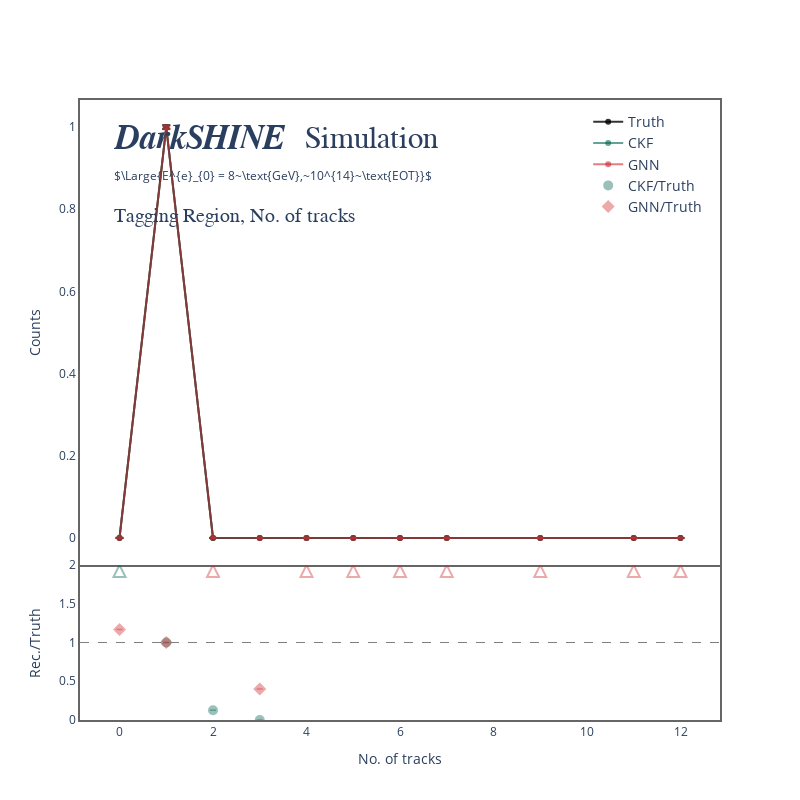
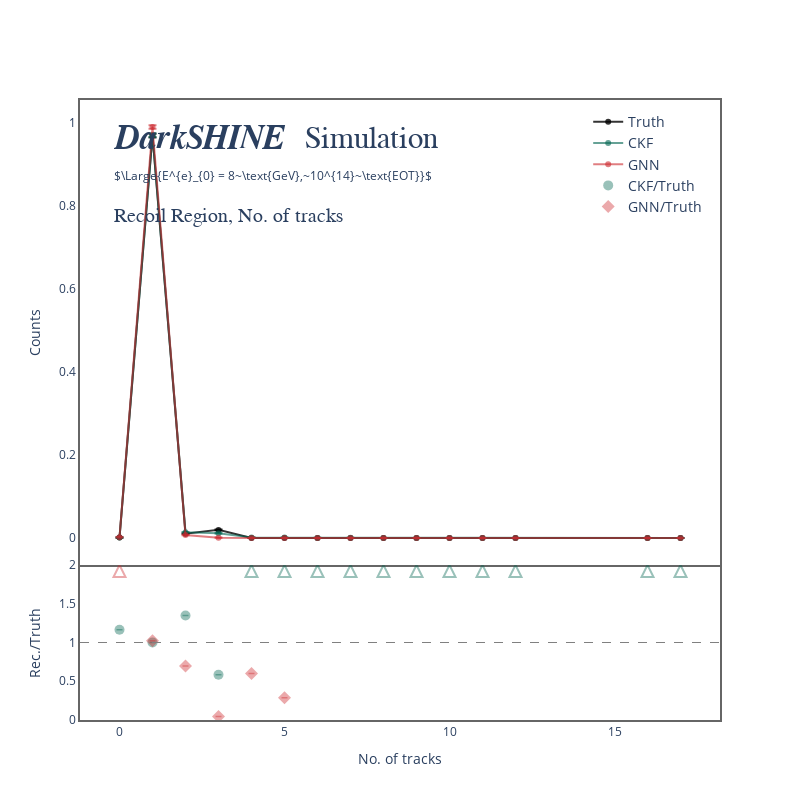
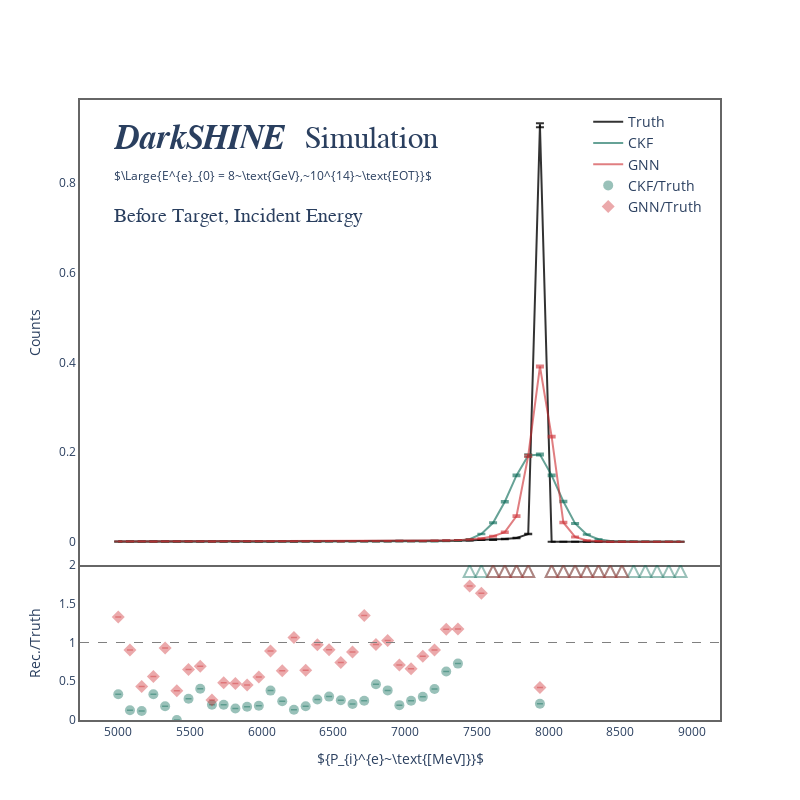
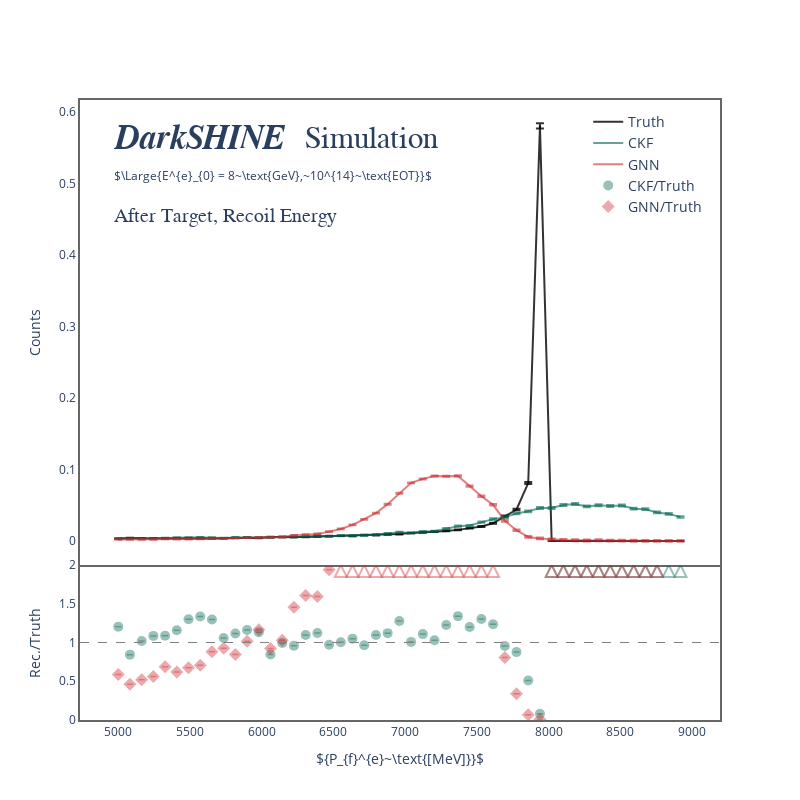

These figures' notebook cell, in order:
### Code cell
for interest in interests:
    # print(interests[interest]['df'])
    if interests[interest]['type'] in {'plain', 'difference'}:
        plot_comparison(
            x=interests[interest]["df"]["bin"],
            y0=interests[interest]["df"]["Truth"],
            y1=interests[interest]["df"]["CKF"],
            y2=interests[interest]["df"]["GNN"],
            x_label=interests[interest]["x_label"],
            annotation_text=interest,
            ratio_threshold=2.0,
            log_y=False,
        )
    if interests[interest]['type'] in {'resolution'}:
        plot_comparison(
            x=interests[interest]["df"]["bin"],
            y0=None,
            y1=interests[interest]["df"]["CKF/Truth"],
            y2=interests[interest]["df"]["GNN/Truth"],
            x_label=interests[interest]["x_label"],
            annotation_text=interest,
            ratio_threshold=2.0,
            log_y=False,
        )

### Figure 1 — Plotly figure (JSON) as saved in the notebook; plotly's stock layout.template omitted (floating-point values rounded to 4 significant figures)
{"data": [{"error_y": {"array": [4.899e-05, 0.004471, 5.657e-05, 4.472e-05, 0.0, 0.0, 0.0, 0.0, 0.0, 0.0, 0.0], "type": "data", "visible": true}, "line": {"color": "rgba(0,0,0,0.8)"}, "name": "Truth", "x": [0.0, 1.0, 2.0, 3.0, 4.0, 5.0, 6.0, 7.0, 9.0, 11.0, 12.0], "y": [0.00012, 0.9996, 0.00016, 0.0001, 0.0, 0.0, 0.0, 0.0, 0.0, 0.0, 0.0], "type": "scatter", "xaxis": "x", "yaxis": "y"}, {"error_y": {"array": [9.799e-05, 0.004471, 2e-05, 0.0, 0.0, 0.0, 0.0, 0.0, 0.0, 0.0, 0.0], "type": "data", "visible": true}, "fillcolor": "rgba(0,100,80,0.4)", "line": {"color": "rgba(0,100,80,0.6)"}, "name": "CKF", "x": [0.0, 1.0, 2.0, 3.0, 4.0, 5.0, 6.0, 7.0, 9.0, 11.0, 12.0], "y": [0.00048, 0.9995, 2e-05, 0.0, 0.0, 0.0, 0.0, 0.0, 0.0, 0.0, 0.0], "type": "scatter", "xaxis": "x", "yaxis": "y"}, {"error_y": {"array": [9.799e-05, 0.004471, 2e-05, 0.0, 0.0, 0.0, 0.0, 0.0, 0.0, 0.0, 0.0], "type": "data", "visible": true}, "fillcolor": "rgba(204,40,46,0.4)", "line": {"color": "rgba(204,40,46,0.6)"}, "name": "GNN", "x": [0.0, 1.0, 2.0, 3.0, 4.0, 5.0, 6.0, 7.0, 9.0, 11.0, 12.0], "y": [0.00014, 0.9989, 0.00054, 4e-05, 0.00014, 0.0001, 2e-05, 6e-05, 4e-05, 4e-05, 2e-05], "type": "scatter", "xaxis": "x", "yaxis": "y"}, {"error_y": {"array": [1.265e-07, 2.652e-06, null], "color": "rgba(0,100,80,0.4)", "thickness": 1.5, "type": "data", "width": 3}, "marker": {"color": "rgba(0,100,80,0.4)", "size": 10, "symbol": "circle"}, "mode": "markers", "name": "CKF/Truth", "x": [1.0, 2.0, 3.0], "y": [0.9999, 0.125, 0.0], "type": "scatter", "xaxis": "x2", "yaxis": "y2"}, {"error_y": {"array": [1.298e-05, 1.264e-07, 6.693e-06], "color": "rgba(204,40,46,0.4)", "thickness": 1.5, "type": "data", "width": 3}, "marker": {"color": "rgba(204,40,46,0.4)", "size": 10, "symbol": "diamond"}, "mode": "markers", "name": "GNN/Truth", "x": [0.0, 1.0, 3.0], "y": [1.167, 0.9992, 0.4], "type": "scatter", "xaxis": "x2", "yaxis": "y2"}, {"marker": {"color": "rgba(0,100,80,0.4)", "line": {"width": 2}, "size": 12, "symbol": "arrow-up-open"}, "mode": "markers", "name": "CKF/Truth >=2.0", "showlegend": false, "x": [0.0], "y": [2.0], "type": "scatter", "xaxis": "x2", "yaxis": "y2"}, {"marker": {"color": "rgba(204,40,46,0.4)", "line": {"width": 2}, "size": 12, "symbol": "arrow-up-open"}, "mode": "markers", "name": "GNN/Truth >=2.0", "showlegend": false, "x": [2.0, 4.0, 5.0, 6.0, 7.0, 9.0, 11.0, 12.0], "y": [2.0, 2.0, 2.0, 2.0, 2.0, 2.0, 2.0, 2.0], "type": "scatter", "xaxis": "x2", "yaxis": "y2"}], "layout": {"xaxis": {"anchor": "y", "domain": [0.0, 1.0], "matches": "x2", "showticklabels": false, "linecolor": "#666666", "gridcolor": "#d9d9d9", "zerolinecolor": "rgba(0,0,0,0)", "linewidth": 2, "showline": true, "showgrid": false, "mirror": true}, "yaxis": {"anchor": "x", "domain": [0.25, 1.0], "title": {"text": "Counts"}, "linecolor": "#666666", "zerolinecolor": "rgba(0,0,0,0)", "linewidth": 2, "mirror": true, "type": "linear"}, "xaxis2": {"anchor": "y2", "domain": [0.0, 1.0], "title": {"text": "No. of tracks"}, "linecolor": "#666666", "gridcolor": "#d9d9d9", "zerolinecolor": "rgba(0,0,0,0)", "linewidth": 2, "showline": true, "showgrid": false, "mirror": false}, "yaxis2": {"anchor": "x2", "domain": [0.0, 0.25], "title": {"text": "Rec./Truth"}, "linecolor": "#666666", "zerolinecolor": "rgba(0,0,0,0)", "linewidth": 2, "mirror": true, "range": [0, 2.0]}, "shapes": [{"line": {"color": "grey", "dash": "dash", "width": 1}, "type": "line", "x0": 0, "x1": 1, "xref": "x2 domain", "y0": 1.0, "y1": 1.0, "yref": "y2"}], "annotations": [{"font": {"family": "Cambria", "size": 34}, "showarrow": false, "text": "<i><b>DarkSHINE<b><i>", "x": 0.05, "xref": "paper", "y": 0.97, "yref": "paper"}, {"font": {"family": "Cambria", "size": 31}, "showarrow": false, "text": "Simulation", "x": 0.455, "xref": "paper", "y": 0.9663, "yref": "paper"}, {"showarrow": false, "text": "$\\Large{E^{e}_{0} = 8~\\text{GeV},~10^{14}~\\text{EOT}}$", "x": 0.05, "xref": "paper", "y": 0.895, "yref": "paper"}, {"font": {"family": "Cambria", "size": 20}, "showarrow": false, "text": "Tagging Region, No. of tracks", "x": 0.05, "xref": "paper", "y": 0.833, "yref": "paper"}], "legend": {"font": {"size": 14}, "orientation": "v", "yanchor": "top", "y": 0.99, "xanchor": "right", "x": 0.98}, "width": 800, "height": 800, "paper_bgcolor": "rgba(0,0,0,0)", "plot_bgcolor": "rgba(0,0,0,0)"}}

### Figure 2 — Plotly figure (JSON) as saved in the notebook; plotly's stock layout.template omitted (floating-point values rounded to 4 significant figures)
{"data": [{"error_y": {"array": [0.00014, 0.004401, 0.0004561, 0.0006251, 7.746e-05, 5.292e-05, 0.0, 0.0, 0.0, 0.0, 0.0, 0.0, 0.0, 0.0, 0.0], "type": "data", "visible": true}, "line": {"color": "rgba(0,0,0,0.8)"}, "name": "Truth", "x": [0.0, 1.0, 2.0, 3.0, 4.0, 5.0, 6.0, 7.0, 8.0, 9.0, 10.0, 11.0, 12.0, 16.0, 17.0], "y": [0.00098, 0.9686, 0.0104, 0.01954, 0.0003, 0.00014, 0.0, 0.0, 0.0, 0.0, 0.0, 0.0, 0.0, 0.0, 0.0], "type": "scatter", "xaxis": "x", "yaxis": "y"}, {"error_y": {"array": [0.0001511, 0.004406, 0.00053, 0.0004783, 0.0001538, 0.0001485, 7.49e-05, 0.000104, 6.33e-05, 2.831e-05, 2.002e-05, 2.002e-05, 2.002e-05, 2.002e-05, 2.002e-05], "type": "data", "visible": true}, "fillcolor": "rgba(0,100,80,0.4)", "line": {"color": "rgba(0,100,80,0.6)"}, "name": "CKF", "x": [0.0, 1.0, 2.0, 3.0, 4.0, 5.0, 6.0, 7.0, 8.0, 9.0, 10.0, 11.0, 12.0, 16.0, 17.0], "y": [0.001141, 0.97, 0.01403, 0.01143, 0.001181, 0.001101, 0.0002802, 0.0005405, 0.0002002, 4.004e-05, 2.002e-05, 2.002e-05, 2.002e-05, 2.002e-05, 2.002e-05], "type": "scatter", "xaxis": "x", "yaxis": "y"}, {"error_y": {"array": [0.0001511, 0.004406, 0.00053, 0.0004783, 0.0001538, 0.0001485, 7.49e-05, 0.000104, 6.33e-05, 2.831e-05, 2.002e-05, 2.002e-05, 2.002e-05, 2.002e-05, 2.002e-05], "type": "data", "visible": true}, "fillcolor": "rgba(204,40,46,0.4)", "line": {"color": "rgba(204,40,46,0.6)"}, "name": "GNN", "x": [0.0, 1.0, 2.0, 3.0, 4.0, 5.0, 6.0, 7.0, 8.0, 9.0, 10.0, 11.0, 12.0, 16.0, 17.0], "y": [0.0021, 0.9896, 0.00724, 0.00088, 0.00018, 4e-05, 0.0, 0.0, 0.0, 0.0, 0.0, 0.0, 0.0, 0.0, 0.0], "type": "scatter", "xaxis": "x", "yaxis": "y"}, {"error_y": {"array": [4.538e-06, 1.287e-07, 1.562e-06, 6.166e-07], "color": "rgba(0,100,80,0.4)", "thickness": 1.5, "type": "data", "width": 3}, "marker": {"color": "rgba(0,100,80,0.4)", "size": 10, "symbol": "circle"}, "mode": "markers", "name": "CKF/Truth", "x": [0.0, 1.0, 2.0, 3.0], "y": [1.164, 1.001, 1.349, 0.585], "type": "scatter", "xaxis": "x2", "yaxis": "y2"}, {"error_y": {"array": [1.306e-07, 9.53e-07, 1.388e-07, 5.06e-06, 4.582e-06], "color": "rgba(204,40,46,0.4)", "thickness": 1.5, "type": "data", "width": 3}, "marker": {"color": "rgba(204,40,46,0.4)", "size": 10, "symbol": "diamond"}, "mode": "markers", "name": "GNN/Truth", "x": [1.0, 2.0, 3.0, 4.0, 5.0], "y": [1.022, 0.6962, 0.04504, 0.6, 0.2857], "type": "scatter", "xaxis": "x2", "yaxis": "y2"}, {"marker": {"color": "rgba(0,100,80,0.4)", "line": {"width": 2}, "size": 12, "symbol": "arrow-up-open"}, "mode": "markers", "name": "CKF/Truth >=2.0", "showlegend": false, "x": [4.0, 5.0, 6.0, 7.0, 8.0, 9.0, 10.0, 11.0, 12.0, 16.0, 17.0], "y": [2.0, 2.0, 2.0, 2.0, 2.0, 2.0, 2.0, 2.0, 2.0, 2.0, 2.0], "type": "scatter", "xaxis": "x2", "yaxis": "y2"}, {"marker": {"color": "rgba(204,40,46,0.4)", "line": {"width": 2}, "size": 12, "symbol": "arrow-up-open"}, "mode": "markers", "name": "GNN/Truth >=2.0", "showlegend": false, "x": [0.0], "y": [2.0], "type": "scatter", "xaxis": "x2", "yaxis": "y2"}], "layout": {"xaxis": {"anchor": "y", "domain": [0.0, 1.0], "matches": "x2", "showticklabels": false, "linecolor": "#666666", "gridcolor": "#d9d9d9", "zerolinecolor": "rgba(0,0,0,0)", "linewidth": 2, "showline": true, "showgrid": false, "mirror": true}, "yaxis": {"anchor": "x", "domain": [0.25, 1.0], "title": {"text": "Counts"}, "linecolor": "#666666", "zerolinecolor": "rgba(0,0,0,0)", "linewidth": 2, "mirror": true, "type": "linear"}, "xaxis2": {"anchor": "y2", "domain": [0.0, 1.0], "title": {"text": "No. of tracks"}, "linecolor": "#666666", "gridcolor": "#d9d9d9", "zerolinecolor": "rgba(0,0,0,0)", "linewidth": 2, "showline": true, "showgrid": false, "mirror": false}, "yaxis2": {"anchor": "x2", "domain": [0.0, 0.25], "title": {"text": "Rec./Truth"}, "linecolor": "#666666", "zerolinecolor": "rgba(0,0,0,0)", "linewidth": 2, "mirror": true, "range": [0, 2.0]}, "shapes": [{"line": {"color": "grey", "dash": "dash", "width": 1}, "type": "line", "x0": 0, "x1": 1, "xref": "x2 domain", "y0": 1.0, "y1": 1.0, "yref": "y2"}], "annotations": [{"font": {"family": "Cambria", "size": 34}, "showarrow": false, "text": "<i><b>DarkSHINE<b><i>", "x": 0.05, "xref": "paper", "y": 0.97, "yref": "paper"}, {"font": {"family": "Cambria", "size": 31}, "showarrow": false, "text": "Simulation", "x": 0.455, "xref": "paper", "y": 0.9663, "yref": "paper"}, {"showarrow": false, "text": "$\\Large{E^{e}_{0} = 8~\\text{GeV},~10^{14}~\\text{EOT}}$", "x": 0.05, "xref": "paper", "y": 0.895, "yref": "paper"}, {"font": {"family": "Cambria", "size": 20}, "showarrow": false, "text": "Recoil Region, No. of tracks", "x": 0.05, "xref": "paper", "y": 0.833, "yref": "paper"}], "legend": {"font": {"size": 14}, "orientation": "v", "yanchor": "top", "y": 0.99, "xanchor": "right", "x": 0.98}, "width": 800, "height": 800, "paper_bgcolor": "rgba(0,0,0,0)", "plot_bgcolor": "rgba(0,0,0,0)"}}

### Figure 3 — Plotly figure (JSON) as saved in the notebook; plotly's stock layout.template omitted (floating-point values rounded to 4 significant figures)
{"data": [{"error_y": {"array": [7.031e-05, 9.302e-05, 9.735e-05, 8.119e-05, 7.861e-05, 0.0001093, 0.0001093, 9.735e-05, 0.0001055, 0.0001055, 0.0001218, 0.000113, 0.0001218, 0.0001074, 0.0001346, 0.0001112, 0.0001362, 0.0001284, 0.0001346, 0.0001392, 0.0001546, 0.0001406, 0.0001377, 0.0001649, 0.0001849, 0.0001816, 0.0001816, 0.000209, 0.0002109, 0.0002358, 0.0002305, 0.0002948, 0.0002969, 0.0003474, 0.0004085, 0.0005872, 0.004342, 0.0, 0.0, 0.0, 0.0, 0.0, 0.0, 0.0, 0.0, 0.0, 0.0, 0.0, 0.0], "type": "data", "visible": true}, "line": {"color": "rgba(0,0,0,0.8)"}, "name": "Truth", "x": [5000.0, 5082.0, 5163.0, 5245.0, 5327.0, 5408.0, 5490.0, 5571.0, 5653.0, 5735.0, 5816.0, 5898.0, 5980.0, 6061.0, 6143.0, 6224.0, 6306.0, 6388.0, 6469.0, 6551.0, 6633.0, 6714.0, 6796.0, 6878.0, 6959.0, 7041.0, 7122.0, 7204.0, 7286.0, 7367.0, 7449.0, 7531.0, 7612.0, 7694.0, 7776.0, 7857.0, 7939.0, 8020.0, 8102.0, 8184.0, 8265.0, 8347.0, 8429.0, 8510.0, 8592.0, 8673.0, 8755.0, 8837.0, 8918.0], "y": [0.0002436, 0.0004263, 0.0004669, 0.0003248, 0.0003045, 0.0005886, 0.0005886, 0.0004669, 0.000548, 0.000548, 0.0007307, 0.0006292, 0.0007307, 0.0005683, 0.0008931, 0.0006089, 0.0009134, 0.0008119, 0.0008931, 0.000954, 0.001177, 0.0009743, 0.0009337, 0.00134, 0.001685, 0.001624, 0.001624, 0.002152, 0.002192, 0.00274, 0.002618, 0.004283, 0.004344, 0.005947, 0.008221, 0.01699, 0.9289, 0.0, 0.0, 0.0, 0.0, 0.0, 0.0, 0.0, 0.0, 0.0, 0.0, 0.0, 0.0], "type": "scatter", "xaxis": "x", "yaxis": "y"}, {"error_y": {"array": [4.666e-05, 3.81e-05, 3.81e-05, 5.388e-05, 3.81e-05, 0.0, 6.598e-05, 7.127e-05, 5.388e-05, 5.388e-05, 5.388e-05, 5.388e-05, 6.024e-05, 7.619e-05, 7.619e-05, 4.666e-05, 6.598e-05, 7.619e-05, 8.519e-05, 8.081e-05, 8.081e-05, 8.081e-05, 0.0001078, 0.0001174, 9.332e-05, 0.0001043, 0.0001143, 0.0001524, 0.0001924, 0.0002317, 0.0003866, 0.0006799, 0.001065, 0.00155, 0.001996, 0.002277, 0.002289, 0.001996, 0.001554, 0.001045, 0.0006538, 0.0003791, 0.0002034, 9.332e-05, 6.598e-05, 5.388e-05, 4.666e-05, 3.81e-05, 3.81e-05], "type": "data", "visible": true}, "fillcolor": "rgba(0,100,80,0.4)", "line": {"color": "rgba(0,100,80,0.6)"}, "name": "CKF", "x": [5000.0, 5082.0, 5163.0, 5245.0, 5327.0, 5408.0, 5490.0, 5571.0, 5653.0, 5735.0, 5816.0, 5898.0, 5980.0, 6061.0, 6143.0, 6224.0, 6306.0, 6388.0, 6469.0, 6551.0, 6633.0, 6714.0, 6796.0, 6878.0, 6959.0, 7041.0, 7122.0, 7204.0, 7286.0, 7367.0, 7449.0, 7531.0, 7612.0, 7694.0, 7776.0, 7857.0, 7939.0, 8020.0, 8102.0, 8184.0, 8265.0, 8347.0, 8429.0, 8510.0, 8592.0, 8673.0, 8755.0, 8837.0, 8918.0], "y": [8.081e-05, 5.388e-05, 5.388e-05, 0.0001078, 5.388e-05, 0.0, 0.0001616, 0.0001886, 0.0001078, 0.0001078, 0.0001078, 0.0001078, 0.0001347, 0.0002155, 0.0002155, 8.081e-05, 0.0001616, 0.0002155, 0.0002694, 0.0002424, 0.0002424, 0.0002424, 0.000431, 0.0005118, 0.0003233, 0.0004041, 0.0004849, 0.000862, 0.001374, 0.001993, 0.005549, 0.01716, 0.04213, 0.08917, 0.1479, 0.1925, 0.1945, 0.1479, 0.08962, 0.04057, 0.01587, 0.005334, 0.001535, 0.0003233, 0.0001616, 0.0001078, 8.081e-05, 5.388e-05, 5.388e-05], "type": "scatter", "xaxis": "x", "yaxis": "y"}, {"error_y": {"array": [4.666e-05, 3.81e-05, 3.81e-05, 5.388e-05, 3.81e-05, 0.0, 6.598e-05, 7.127e-05, 5.388e-05, 5.388e-05, 5.388e-05, 5.388e-05, 6.024e-05, 7.619e-05, 7.619e-05, 4.666e-05, 6.598e-05, 7.619e-05, 8.519e-05, 8.081e-05, 8.081e-05, 8.081e-05, 0.0001078, 0.0001174, 9.332e-05, 0.0001043, 0.0001143, 0.0001524, 0.0001924, 0.0002317, 0.0003866, 0.0006799, 0.001065, 0.00155, 0.001996, 0.002277, 0.002289, 0.001996, 0.001554, 0.001045, 0.0006538, 0.0003791, 0.0002034, 9.332e-05, 6.598e-05, 5.388e-05, 4.666e-05, 3.81e-05, 3.81e-05], "type": "data", "visible": true}, "fillcolor": "rgba(204,40,46,0.4)", "line": {"color": "rgba(204,40,46,0.6)"}, "name": "GNN", "x": [5000.0, 5082.0, 5163.0, 5245.0, 5327.0, 5408.0, 5490.0, 5571.0, 5653.0, 5735.0, 5816.0, 5898.0, 5980.0, 6061.0, 6143.0, 6224.0, 6306.0, 6388.0, 6469.0, 6551.0, 6633.0, 6714.0, 6796.0, 6878.0, 6959.0, 7041.0, 7122.0, 7204.0, 7286.0, 7367.0, 7449.0, 7531.0, 7612.0, 7694.0, 7776.0, 7857.0, 7939.0, 8020.0, 8102.0, 8184.0, 8265.0, 8347.0, 8429.0, 8510.0, 8592.0, 8673.0, 8755.0, 8837.0, 8918.0], "y": [0.0003236, 0.0003843, 0.0002023, 0.000182, 0.0002832, 0.0002225, 0.0003843, 0.0003236, 0.0001416, 0.000263, 0.0003439, 0.0002832, 0.0004046, 0.0005057, 0.0005664, 0.0006473, 0.0005866, 0.0007889, 0.0008091, 0.000708, 0.001032, 0.001315, 0.0009102, 0.001375, 0.001193, 0.001072, 0.001335, 0.001942, 0.002569, 0.003216, 0.004531, 0.006999, 0.01228, 0.0212, 0.05718, 0.1914, 0.3907, 0.2344, 0.04286, 0.01052, 0.002549, 0.0009305, 8.091e-05, 8.091e-05, 0.0, 0.0, 0.0, 0.0, 0.0], "type": "scatter", "xaxis": "x", "yaxis": "y"}, {"error_y": {"array": [5.514e-06, 2.472e-06, 2.252e-06, 4.775e-06, 3.496e-06, null, 3.192e-06, 4.454e-06, 2.757e-06, 2.757e-06, 2.048e-06, 2.389e-06, 2.306e-06, 3.893e-06, 2.414e-06, 2.122e-06, 2.018e-06, 2.668e-06, 2.73e-06, 2.403e-06, 1.929e-06, 2.35e-06, 3.402e-06, 2.547e-06, 1.552e-06, 1.821e-06, 2.013e-06, 2.065e-06, 2.662e-06, 2.609e-06, 6.928e-08], "color": "rgba(0,100,80,0.4)", "thickness": 1.5, "type": "data", "width": 3}, "marker": {"color": "rgba(0,100,80,0.4)", "size": 10, "symbol": "circle"}, "mode": "markers", "name": "CKF/Truth", "x": [5000.0, 5082.0, 5163.0, 5245.0, 5327.0, 5408.0, 5490.0, 5571.0, 5653.0, 5735.0, 5816.0, 5898.0, 5980.0, 6061.0, 6143.0, 6224.0, 6306.0, 6388.0, 6469.0, 6551.0, 6633.0, 6714.0, 6796.0, 6878.0, 6959.0, 7041.0, 7122.0, 7204.0, 7286.0, 7367.0, 7939.0], "y": [0.3318, 0.1264, 0.1154, 0.3318, 0.177, 0.0, 0.2746, 0.4039, 0.1966, 0.1966, 0.1475, 0.1712, 0.1843, 0.3792, 0.2413, 0.1327, 0.177, 0.2654, 0.3016, 0.2541, 0.2059, 0.2488, 0.4616, 0.3821, 0.1919, 0.2488, 0.2986, 0.4006, 0.6267, 0.7275, 0.2093], "type": "scatter", "xaxis": "x2", "yaxis": "y2"}, {"error_y": {"array": [1.028e-05, 5.784e-06, 3.323e-06, 4.73e-06, 7.003e-06, 2.71e-06, 3.903e-06, 4.572e-06, 2.218e-06, 3.28e-06, 2.804e-06, 2.935e-06, 3.127e-06, 4.96e-06, 3.105e-06, 5.474e-06, 3.098e-06, 4.43e-06, 4.01e-06, 3.356e-06, 3.408e-06, 5.205e-06, 4.142e-06, 3.595e-06, 2.444e-06, 2.368e-06, 2.77e-06, 2.576e-06, 3.109e-06, 2.784e-06, 3.877e-06, 2.893e-06, 7.307e-08], "color": "rgba(204,40,46,0.4)", "thickness": 1.5, "type": "data", "width": 3}, "marker": {"color": "rgba(204,40,46,0.4)", "size": 10, "symbol": "diamond"}, "mode": "markers", "name": "GNN/Truth", "x": [5000.0, 5082.0, 5163.0, 5245.0, 5327.0, 5408.0, 5490.0, 5571.0, 5653.0, 5735.0, 5816.0, 5898.0, 5980.0, 6061.0, 6143.0, 6224.0, 6306.0, 6388.0, 6469.0, 6551.0, 6633.0, 6714.0, 6796.0, 6878.0, 6959.0, 7041.0, 7122.0, 7204.0, 7286.0, 7367.0, 7449.0, 7531.0, 7939.0], "y": [1.329, 0.9016, 0.4333, 0.5606, 0.9301, 0.378, 0.6529, 0.6932, 0.2584, 0.4798, 0.4706, 0.4501, 0.5536, 0.8898, 0.6342, 1.063, 0.6422, 0.9716, 0.9059, 0.7421, 0.8763, 1.349, 0.9749, 1.027, 0.7084, 0.6602, 0.8221, 0.9025, 1.172, 1.174, 1.73, 1.634, 0.4206], "type": "scatter", "xaxis": "x2", "yaxis": "y2"}, {"marker": {"color": "rgba(0,100,80,0.4)", "line": {"width": 2}, "size": 12, "symbol": "arrow-up-open"}, "mode": "markers", "name": "CKF/Truth >=2.0", "showlegend": false, "x": [7449.0, 7531.0, 7612.0, 7694.0, 7776.0, 7857.0, 8020.0, 8102.0, 8184.0, 8265.0, 8347.0, 8429.0, 8510.0, 8592.0, 8673.0, 8755.0, 8837.0, 8918.0], "y": [2.0, 2.0, 2.0, 2.0, 2.0, 2.0, 2.0, 2.0, 2.0, 2.0, 2.0, 2.0, 2.0, 2.0, 2.0, 2.0, 2.0, 2.0], "type": "scatter", "xaxis": "x2", "yaxis": "y2"}, {"marker": {"color": "rgba(204,40,46,0.4)", "line": {"width": 2}, "size": 12, "symbol": "arrow-up-open"}, "mode": "markers", "name": "GNN/Truth >=2.0", "showlegend": false, "x": [7612.0, 7694.0, 7776.0, 7857.0, 8020.0, 8102.0, 8184.0, 8265.0, 8347.0, 8429.0, 8510.0], "y": [2.0, 2.0, 2.0, 2.0, 2.0, 2.0, 2.0, 2.0, 2.0, 2.0, 2.0], "type": "scatter", "xaxis": "x2", "yaxis": "y2"}], "layout": {"xaxis": {"anchor": "y", "domain": [0.0, 1.0], "matches": "x2", "showticklabels": false, "linecolor": "#666666", "gridcolor": "#d9d9d9", "zerolinecolor": "rgba(0,0,0,0)", "linewidth": 2, "showline": true, "showgrid": false, "mirror": true}, "yaxis": {"anchor": "x", "domain": [0.25, 1.0], "title": {"text": "Counts"}, "linecolor": "#666666", "zerolinecolor": "rgba(0,0,0,0)", "linewidth": 2, "mirror": true, "type": "linear"}, "xaxis2": {"anchor": "y2", "domain": [0.0, 1.0], "title": {"text": "${P_{i}^{e}~\\text{[MeV]}}$"}, "linecolor": "#666666", "gridcolor": "#d9d9d9", "zerolinecolor": "rgba(0,0,0,0)", "linewidth": 2, "showline": true, "showgrid": false, "mirror": false}, "yaxis2": {"anchor": "x2", "domain": [0.0, 0.25], "title": {"text": "Rec./Truth"}, "linecolor": "#666666", "zerolinecolor": "rgba(0,0,0,0)", "linewidth": 2, "mirror": true, "range": [0, 2.0]}, "shapes": [{"line": {"color": "grey", "dash": "dash", "width": 1}, "type": "line", "x0": 0, "x1": 1, "xref": "x2 domain", "y0": 1.0, "y1": 1.0, "yref": "y2"}], "annotations": [{"font": {"family": "Cambria", "size": 34}, "showarrow": false, "text": "<i><b>DarkSHINE<b><i>", "x": 0.05, "xref": "paper", "y": 0.97, "yref": "paper"}, {"font": {"family": "Cambria", "size": 31}, "showarrow": false, "text": "Simulation", "x": 0.455, "xref": "paper", "y": 0.9663, "yref": "paper"}, {"showarrow": false, "text": "$\\Large{E^{e}_{0} = 8~\\text{GeV},~10^{14}~\\text{EOT}}$", "x": 0.05, "xref": "paper", "y": 0.895, "yref": "paper"}, {"font": {"family": "Cambria", "size": 20}, "showarrow": false, "text": "Before Target, Incident Energy", "x": 0.05, "xref": "paper", "y": 0.833, "yref": "paper"}], "legend": {"font": {"size": 14}, "orientation": "v", "yanchor": "top", "y": 0.99, "xanchor": "right", "x": 0.98}, "width": 800, "height": 800, "paper_bgcolor": "rgba(0,0,0,0)", "plot_bgcolor": "rgba(0,0,0,0)"}}

### Figure 4 — Plotly figure (JSON) as saved in the notebook; plotly's stock layout.template omitted (floating-point values rounded to 4 significant figures)
{"data": [{"error_y": {"array": [0.000269, 0.0003068, 0.0002908, 0.0002834, 0.0002899, 0.0002989, 0.0002834, 0.0002908, 0.0002825, 0.0002926, 0.0003145, 0.0003179, 0.000306, 0.0003543, 0.0003536, 0.0003498, 0.0003536, 0.0003762, 0.0003921, 0.0004041, 0.0003941, 0.0004315, 0.000429, 0.0004601, 0.0004687, 0.0005042, 0.0005198, 0.0005492, 0.0005664, 0.0005957, 0.0006425, 0.0006807, 0.0007537, 0.0008953, 0.001006, 0.001366, 0.00366, 0.0, 0.0, 0.0, 0.0, 0.0, 0.0, 0.0, 0.0, 0.0, 0.0, 0.0, 0.0], "type": "data", "visible": true}, "line": {"color": "rgba(0,0,0,0.8)"}, "name": "Truth", "x": [5000.0, 5082.0, 5163.0, 5245.0, 5327.0, 5408.0, 5490.0, 5571.0, 5653.0, 5735.0, 5816.0, 5898.0, 5980.0, 6061.0, 6143.0, 6224.0, 6306.0, 6388.0, 6469.0, 6551.0, 6633.0, 6714.0, 6796.0, 6878.0, 6959.0, 7041.0, 7122.0, 7204.0, 7286.0, 7367.0, 7449.0, 7531.0, 7612.0, 7694.0, 7776.0, 7857.0, 7939.0, 8020.0, 8102.0, 8184.0, 8265.0, 8347.0, 8429.0, 8510.0, 8592.0, 8673.0, 8755.0, 8837.0, 8918.0], "y": [0.003137, 0.004082, 0.003667, 0.003483, 0.003644, 0.003875, 0.003483, 0.003667, 0.00346, 0.003713, 0.00429, 0.004382, 0.004059, 0.005443, 0.00542, 0.005305, 0.00542, 0.006135, 0.006665, 0.007081, 0.006735, 0.008072, 0.00798, 0.009179, 0.009525, 0.01102, 0.01172, 0.01308, 0.01391, 0.01538, 0.0179, 0.02009, 0.02463, 0.03476, 0.04391, 0.08088, 0.5808, 0.0, 0.0, 0.0, 0.0, 0.0, 0.0, 0.0, 0.0, 0.0, 0.0, 0.0, 0.0], "type": "scatter", "xaxis": "x", "yaxis": "y"}, {"error_y": {"array": [0.000376, 0.0003589, 0.0003741, 0.000376, 0.0003852, 0.0004098, 0.0004116, 0.0004282, 0.0004098, 0.0003834, 0.0004233, 0.0004363, 0.0004149, 0.0004149, 0.000449, 0.0004363, 0.0004718, 0.0005075, 0.0004921, 0.0005157, 0.0005144, 0.0005396, 0.0005723, 0.0006204, 0.0006745, 0.0006448, 0.0006969, 0.0007099, 0.0007989, 0.0008782, 0.0008964, 0.0009899, 0.001067, 0.001114, 0.0012, 0.001243, 0.001313, 0.001312, 0.001371, 0.001388, 0.001344, 0.001365, 0.001352, 0.00136, 0.001298, 0.001288, 0.001221, 0.001188, 0.001119], "type": "data", "visible": true}, "fillcolor": "rgba(0,100,80,0.4)", "line": {"color": "rgba(0,100,80,0.6)"}, "name": "CKF", "x": [5000.0, 5082.0, 5163.0, 5245.0, 5327.0, 5408.0, 5490.0, 5571.0, 5653.0, 5735.0, 5816.0, 5898.0, 5980.0, 6061.0, 6143.0, 6224.0, 6306.0, 6388.0, 6469.0, 6551.0, 6633.0, 6714.0, 6796.0, 6878.0, 6959.0, 7041.0, 7122.0, 7204.0, 7286.0, 7367.0, 7449.0, 7531.0, 7612.0, 7694.0, 7776.0, 7857.0, 7939.0, 8020.0, 8102.0, 8184.0, 8265.0, 8347.0, 8429.0, 8510.0, 8592.0, 8673.0, 8755.0, 8837.0, 8918.0], "y": [0.003779, 0.003442, 0.003741, 0.003779, 0.003966, 0.00449, 0.004527, 0.004901, 0.00449, 0.003928, 0.004789, 0.005088, 0.004602, 0.004602, 0.005388, 0.005088, 0.005949, 0.006884, 0.006473, 0.007109, 0.007071, 0.007782, 0.008755, 0.01029, 0.01216, 0.01111, 0.01298, 0.01347, 0.01706, 0.02062, 0.02148, 0.02619, 0.03045, 0.03319, 0.03846, 0.0413, 0.04606, 0.04598, 0.05025, 0.05148, 0.04826, 0.0498, 0.04886, 0.04946, 0.04505, 0.04434, 0.03985, 0.03775, 0.03349], "type": "scatter", "xaxis": "x", "yaxis": "y"}, {"error_y": {"array": [0.000376, 0.0003589, 0.0003741, 0.000376, 0.0003852, 0.0004098, 0.0004116, 0.0004282, 0.0004098, 0.0003834, 0.0004233, 0.0004363, 0.0004149, 0.0004149, 0.000449, 0.0004363, 0.0004718, 0.0005075, 0.0004921, 0.0005157, 0.0005144, 0.0005396, 0.0005723, 0.0006204, 0.0006745, 0.0006448, 0.0006969, 0.0007099, 0.0007989, 0.0008782, 0.0008964, 0.0009899, 0.001067, 0.001114, 0.0012, 0.001243, 0.001313, 0.001312, 0.001371, 0.001388, 0.001344, 0.001365, 0.001352, 0.00136, 0.001298, 0.001288, 0.001221, 0.001188, 0.001119], "type": "data", "visible": true}, "fillcolor": "rgba(204,40,46,0.4)", "line": {"color": "rgba(204,40,46,0.6)"}, "name": "GNN", "x": [5000.0, 5082.0, 5163.0, 5245.0, 5327.0, 5408.0, 5490.0, 5571.0, 5653.0, 5735.0, 5816.0, 5898.0, 5980.0, 6061.0, 6143.0, 6224.0, 6306.0, 6388.0, 6469.0, 6551.0, 6633.0, 6714.0, 6796.0, 6878.0, 6959.0, 7041.0, 7122.0, 7204.0, 7286.0, 7367.0, 7449.0, 7531.0, 7612.0, 7694.0, 7776.0, 7857.0, 7939.0, 8020.0, 8102.0, 8184.0, 8265.0, 8347.0, 8429.0, 8510.0, 8592.0, 8673.0, 8755.0, 8837.0, 8918.0], "y": [0.001843, 0.001886, 0.001907, 0.001949, 0.0025, 0.002394, 0.002352, 0.002585, 0.003051, 0.003433, 0.003623, 0.00445, 0.004725, 0.005022, 0.005573, 0.007713, 0.008709, 0.009768, 0.01293, 0.01663, 0.02244, 0.03011, 0.03882, 0.05128, 0.06651, 0.0812, 0.08675, 0.09084, 0.09044, 0.09086, 0.0767, 0.06242, 0.05047, 0.02805, 0.01487, 0.005446, 0.003496, 0.001865, 0.001123, 0.001017, 0.0005297, 0.0007628, 0.0003814, 0.0003178, 0.0001483, 6.357e-05, 4.238e-05, 0.0, 0.0], "type": "scatter", "xaxis": "x", "yaxis": "y"}, {"error_y": {"array": [5.079e-06, 3.599e-06, 4.249e-06, 4.524e-06, 4.43e-06, 4.462e-06, 5.05e-06, 5.006e-06, 5.061e-06, 4.315e-06, 4.146e-06, 4.201e-06, 4.302e-06, 3.122e-06, 3.441e-06, 3.406e-06, 3.651e-06, 3.478e-06, 3.06e-06, 3.029e-06, 3.19e-06, 2.769e-06, 3.008e-06, 2.841e-06, 3.02e-06, 2.433e-06, 2.498e-06, 2.263e-06, 2.439e-06, 2.448e-06, 2.121e-06, 2.106e-06, 1.841e-06, 1.327e-06, 1.122e-06, 6.084e-07, 8.534e-08], "color": "rgba(0,100,80,0.4)", "thickness": 1.5, "type": "data", "width": 3}, "marker": {"color": "rgba(0,100,80,0.4)", "size": 10, "symbol": "circle"}, "mode": "markers", "name": "CKF/Truth", "x": [5000.0, 5082.0, 5163.0, 5245.0, 5327.0, 5408.0, 5490.0, 5571.0, 5653.0, 5735.0, 5816.0, 5898.0, 5980.0, 6061.0, 6143.0, 6224.0, 6306.0, 6388.0, 6469.0, 6551.0, 6633.0, 6714.0, 6796.0, 6878.0, 6959.0, 7041.0, 7122.0, 7204.0, 7286.0, 7367.0, 7449.0, 7531.0, 7612.0, 7694.0, 7776.0, 7857.0, 7939.0], "y": [1.205, 0.8432, 1.02, 1.085, 1.088, 1.159, 1.3, 1.337, 1.298, 1.058, 1.116, 1.161, 1.134, 0.8455, 0.994, 0.9592, 1.098, 1.122, 0.9711, 1.004, 1.05, 0.964, 1.097, 1.121, 1.277, 1.008, 1.108, 1.03, 1.227, 1.34, 1.2, 1.304, 1.236, 0.9548, 0.8758, 0.5107, 0.0793], "type": "scatter", "xaxis": "x2", "yaxis": "y2"}, {"error_y": {"array": [1.77e-06, 1.311e-06, 1.501e-06, 1.623e-06, 1.837e-06, 1.651e-06, 1.858e-06, 1.868e-06, 2.277e-06, 2.279e-06, 1.978e-06, 2.256e-06, 2.612e-06, 1.879e-06, 2.049e-06, 2.738e-06, 2.944e-06, 2.746e-06, 3.113e-06, 6.715e-07, 3.247e-07, 9.277e-08, 9.968e-09], "color": "rgba(204,40,46,0.4)", "thickness": 1.5, "type": "data", "width": 3}, "marker": {"color": "rgba(204,40,46,0.4)", "size": 10, "symbol": "diamond"}, "mode": "markers", "name": "GNN/Truth", "x": [5000.0, 5082.0, 5163.0, 5245.0, 5327.0, 5408.0, 5490.0, 5571.0, 5653.0, 5735.0, 5816.0, 5898.0, 5980.0, 6061.0, 6143.0, 6224.0, 6306.0, 6388.0, 6469.0, 7694.0, 7776.0, 7857.0, 7939.0], "y": [0.5877, 0.462, 0.52, 0.5597, 0.6861, 0.6179, 0.6753, 0.7049, 0.882, 0.9244, 0.8446, 1.015, 1.164, 0.9226, 1.028, 1.454, 1.607, 1.592, 1.939, 0.8072, 0.3387, 0.06733, 0.006019], "type": "scatter", "xaxis": "x2", "yaxis": "y2"}, {"marker": {"color": "rgba(0,100,80,0.4)", "line": {"width": 2}, "size": 12, "symbol": "arrow-up-open"}, "mode": "markers", "name": "CKF/Truth >=2.0", "showlegend": false, "x": [8020.0, 8102.0, 8184.0, 8265.0, 8347.0, 8429.0, 8510.0, 8592.0, 8673.0, 8755.0, 8837.0, 8918.0], "y": [2.0, 2.0, 2.0, 2.0, 2.0, 2.0, 2.0, 2.0, 2.0, 2.0, 2.0, 2.0], "type": "scatter", "xaxis": "x2", "yaxis": "y2"}, {"marker": {"color": "rgba(204,40,46,0.4)", "line": {"width": 2}, "size": 12, "symbol": "arrow-up-open"}, "mode": "markers", "name": "GNN/Truth >=2.0", "showlegend": false, "x": [6551.0, 6633.0, 6714.0, 6796.0, 6878.0, 6959.0, 7041.0, 7122.0, 7204.0, 7286.0, 7367.0, 7449.0, 7531.0, 7612.0, 8020.0, 8102.0, 8184.0, 8265.0, 8347.0, 8429.0, 8510.0, 8592.0, 8673.0, 8755.0], "y": [2.0, 2.0, 2.0, 2.0, 2.0, 2.0, 2.0, 2.0, 2.0, 2.0, 2.0, 2.0, 2.0, 2.0, 2.0, 2.0, 2.0, 2.0, 2.0, 2.0, 2.0, 2.0, 2.0, 2.0], "type": "scatter", "xaxis": "x2", "yaxis": "y2"}], "layout": {"xaxis": {"anchor": "y", "domain": [0.0, 1.0], "matches": "x2", "showticklabels": false, "linecolor": "#666666", "gridcolor": "#d9d9d9", "zerolinecolor": "rgba(0,0,0,0)", "linewidth": 2, "showline": true, "showgrid": false, "mirror": true}, "yaxis": {"anchor": "x", "domain": [0.25, 1.0], "title": {"text": "Counts"}, "linecolor": "#666666", "zerolinecolor": "rgba(0,0,0,0)", "linewidth": 2, "mirror": true, "type": "linear"}, "xaxis2": {"anchor": "y2", "domain": [0.0, 1.0], "title": {"text": "${P_{f}^{e}~\\text{[MeV]}}$"}, "linecolor": "#666666", "gridcolor": "#d9d9d9", "zerolinecolor": "rgba(0,0,0,0)", "linewidth": 2, "showline": true, "showgrid": false, "mirror": false}, "yaxis2": {"anchor": "x2", "domain": [0.0, 0.25], "title": {"text": "Rec./Truth"}, "linecolor": "#666666", "zerolinecolor": "rgba(0,0,0,0)", "linewidth": 2, "mirror": true, "range": [0, 2.0]}, "shapes": [{"line": {"color": "grey", "dash": "dash", "width": 1}, "type": "line", "x0": 0, "x1": 1, "xref": "x2 domain", "y0": 1.0, "y1": 1.0, "yref": "y2"}], "annotations": [{"font": {"family": "Cambria", "size": 34}, "showarrow": false, "text": "<i><b>DarkSHINE<b><i>", "x": 0.05, "xref": "paper", "y": 0.97, "yref": "paper"}, {"font": {"family": "Cambria", "size": 31}, "showarrow": false, "text": "Simulation", "x": 0.455, "xref": "paper", "y": 0.9663, "yref": "paper"}, {"showarrow": false, "text": "$\\Large{E^{e}_{0} = 8~\\text{GeV},~10^{14}~\\text{EOT}}$", "x": 0.05, "xref": "paper", "y": 0.895, "yref": "paper"}, {"font": {"family": "Cambria", "size": 20}, "showarrow": false, "text": "After Target, Recoil Energy", "x": 0.05, "xref": "paper", "y": 0.833, "yref": "paper"}], "legend": {"font": {"size": 14}, "orientation": "v", "yanchor": "top", "y": 0.99, "xanchor": "right", "x": 0.98}, "width": 800, "height": 800, "paper_bgcolor": "rgba(0,0,0,0)", "plot_bgcolor": "rgba(0,0,0,0)"}}
